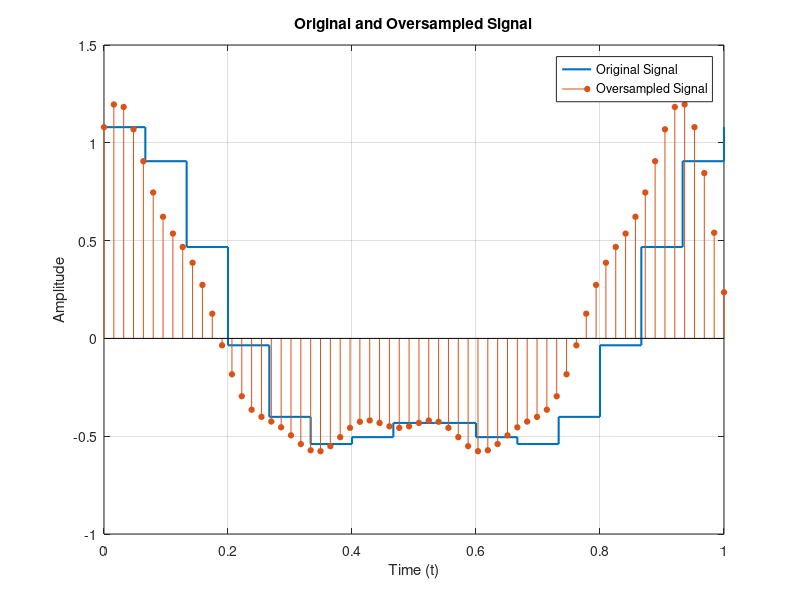

Write the MATLAB code that produced this figure.
% 16 samples between 0 and 1
t = linspace(0, 1, 16);

% Definining the continuous signal y(t)
y = 0.75 * sin(2 * pi * t + pi/2) + 0.33 * cos(4 * pi * t);

% Oversampling the signal to quadruple the sampling rate
oversampling_factor = 4;
y_oversampled = resample(y, oversampling_factor, 1);

% Creating a new time vector for the oversampled signal
t_oversampled = linspace(0, 1, length(y_oversampled));

figure;

% Drawing the original signal
stairs(t, y, 'LineWidth', 1.5);
hold on;

% Drawing the oversampled signal
stem(t_oversampled, y_oversampled, 'filled', 'MarkerSize', 4);

xlabel('Time (t)');
ylabel('Amplitude');
title('Original and Oversampled Signal');
legend('Original Signal', 'Oversampled Signal');

grid on;
hold off;